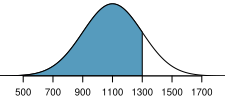

Reproduce this figure in R.
library(openintro)
data(COL)

#===> plot <===#
myPDF("satBelow1300.pdf", 2.25, 1,
      mar = c(1.2, 0, 0, 0),
      mgp = c(3, 0.17, 0))
normTail(1100, 200,
         L = 1300,
         col = COL[1],
         cex.axis = 0.6,yaxs="i",ylim = c(0, 0.0021))
dev.off()
